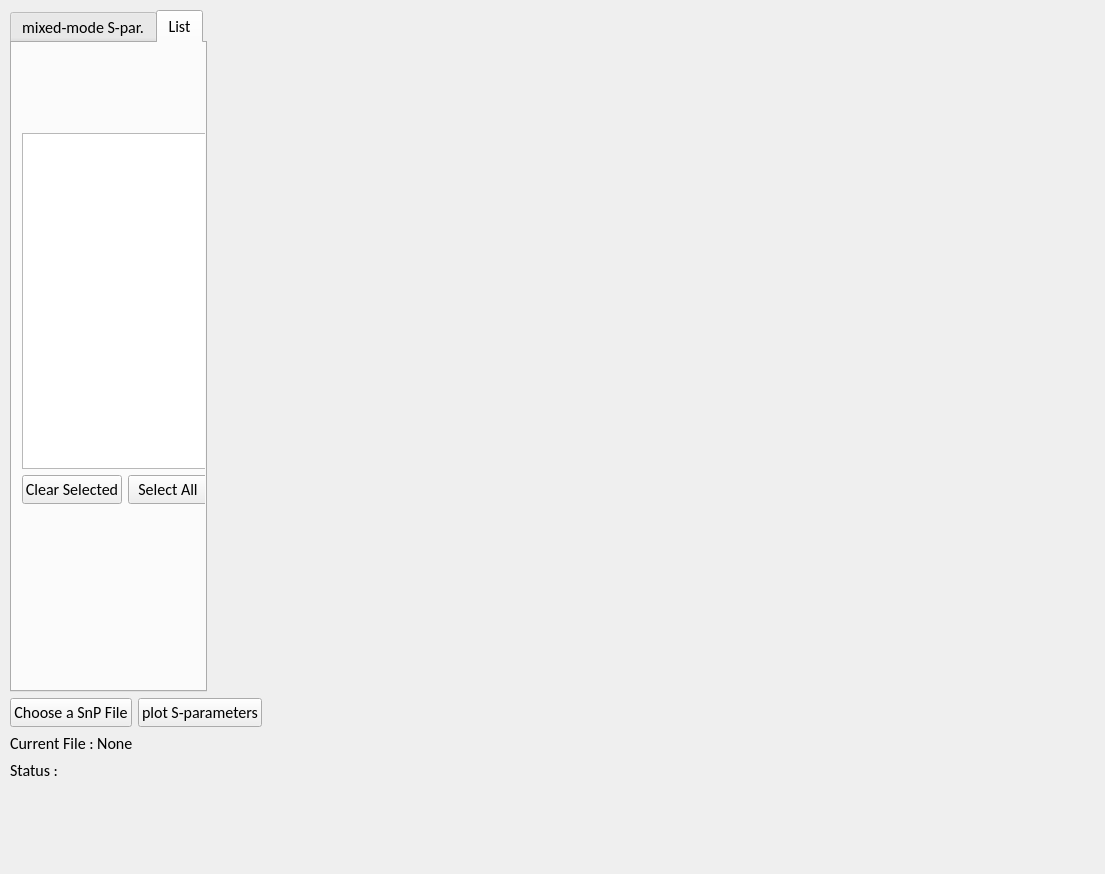
<?xml version="1.0" encoding="UTF-8"?>
<ui version="4.0">
 <class>MainWidget</class>
 <widget class="QWidget" name="MainWidget">
  <property name="geometry">
   <rect>
    <x>0</x>
    <y>0</y>
    <width>1105</width>
    <height>874</height>
   </rect>
  </property>
  <property name="font">
   <font>
    <family>Calibri</family>
    <pointsize>12</pointsize>
   </font>
  </property>
  <property name="windowTitle">
   <string>sNp</string>
  </property>
  <widget class="QWidget" name="verticalLayoutWidget_2">
   <property name="geometry">
    <rect>
     <x>0</x>
     <y>0</y>
     <width>1031</width>
     <height>791</height>
    </rect>
   </property>
   <layout class="QVBoxLayout" name="vLayout_main" stretch="0,0,0,0">
    <property name="leftMargin">
     <number>10</number>
    </property>
    <property name="topMargin">
     <number>10</number>
    </property>
    <property name="rightMargin">
     <number>10</number>
    </property>
    <property name="bottomMargin">
     <number>10</number>
    </property>
    <item>
     <layout class="QHBoxLayout" name="hLayout_Main" stretch="0,1">
      <item>
       <widget class="QTabWidget" name="tabWidget">
        <property name="currentIndex">
         <number>1</number>
        </property>
        <widget class="QWidget" name="tab_mixed_Spar">
         <attribute name="title">
          <string>mixed-mode S-par.</string>
         </attribute>
         <widget class="QWidget" name="verticalLayoutWidget">
          <property name="geometry">
           <rect>
            <x>-130</x>
            <y>90</y>
            <width>273</width>
            <height>172</height>
           </rect>
          </property>
          <layout class="QVBoxLayout" name="vLayout_tab_mixed_Spar" stretch="0,0,0,0,0,0,1">
           <item>
            <widget class="QLabel" name="label_14">
             <property name="text">
              <string>Choose the order of ports</string>
             </property>
             <property name="alignment">
              <set>Qt::AlignCenter</set>
             </property>
            </widget>
           </item>
           <item>
            <widget class="QComboBox" name="comboBox_port_order">
             <property name="currentText">
              <string>even odd</string>
             </property>
             <property name="currentIndex">
              <number>0</number>
             </property>
             <item>
              <property name="text">
               <string>even odd</string>
              </property>
             </item>
             <item>
              <property name="text">
               <string>sequential</string>
              </property>
             </item>
            </widget>
           </item>
           <item>
            <widget class="QLabel" name="label_15">
             <property name="text">
              <string>The first port of your mixed mode network</string>
             </property>
             <property name="alignment">
              <set>Qt::AlignCenter</set>
             </property>
            </widget>
           </item>
           <item>
            <widget class="QSpinBox" name="spinBox_S2M_start_port"/>
           </item>
           <item>
            <widget class="QLabel" name="label_13">
             <property name="text">
              <string>Convert S-par. to mixed mode S-par.</string>
             </property>
             <property name="alignment">
              <set>Qt::AlignCenter</set>
             </property>
            </widget>
           </item>
           <item>
            <widget class="QPushButton" name="Button_S2Mixed">
             <property name="text">
              <string>Convert</string>
             </property>
             <property name="autoDefault">
              <bool>false</bool>
             </property>
             <property name="flat">
              <bool>false</bool>
             </property>
            </widget>
           </item>
           <item>
            <spacer name="verticalSpacer">
             <property name="orientation">
              <enum>Qt::Vertical</enum>
             </property>
             <property name="sizeHint" stdset="0">
              <size>
               <width>20</width>
               <height>40</height>
              </size>
             </property>
            </spacer>
           </item>
          </layout>
         </widget>
        </widget>
        <widget class="QWidget" name="tab_list">
         <attribute name="title">
          <string>List</string>
         </attribute>
         <widget class="QWidget" name="verticalLayoutWidget_3">
          <property name="geometry">
           <rect>
            <x>10</x>
            <y>90</y>
            <width>186</width>
            <height>371</height>
           </rect>
          </property>
          <layout class="QVBoxLayout" name="vLayout_tab_list" stretch="1,0">
           <item>
            <widget class="QListView" name="listView_data">
             <property name="selectionMode">
              <enum>QAbstractItemView::MultiSelection</enum>
             </property>
            </widget>
           </item>
           <item>
            <layout class="QHBoxLayout" name="horizontalLayout" stretch="1,1">
             <item>
              <widget class="QPushButton" name="Button_clear_select">
               <property name="text">
                <string>Clear Selected</string>
               </property>
              </widget>
             </item>
             <item>
              <widget class="QPushButton" name="Button_select_all">
               <property name="text">
                <string>Select All</string>
               </property>
              </widget>
             </item>
            </layout>
           </item>
          </layout>
         </widget>
        </widget>
       </widget>
      </item>
      <item>
       <layout class="QVBoxLayout" name="vLayout_mpl"/>
      </item>
     </layout>
    </item>
    <item>
     <layout class="QHBoxLayout" name="horizontalLayout_base_function" stretch="0,0,1">
      <item>
       <widget class="QPushButton" name="Button_Read_SnP">
        <property name="text">
         <string>Choose a SnP File</string>
        </property>
        <property name="autoDefault">
         <bool>false</bool>
        </property>
        <property name="flat">
         <bool>false</bool>
        </property>
       </widget>
      </item>
      <item>
       <widget class="QPushButton" name="Button_plot">
        <property name="text">
         <string>plot S-parameters</string>
        </property>
       </widget>
      </item>
      <item>
       <spacer name="horizontalSpacer">
        <property name="orientation">
         <enum>Qt::Horizontal</enum>
        </property>
        <property name="sizeHint" stdset="0">
         <size>
          <width>40</width>
          <height>20</height>
         </size>
        </property>
       </spacer>
      </item>
     </layout>
    </item>
    <item>
     <widget class="QLabel" name="Label_Show_Opened_File">
      <property name="text">
       <string>Current File : None</string>
      </property>
      <property name="scaledContents">
       <bool>true</bool>
      </property>
      <property name="alignment">
       <set>Qt::AlignLeading|Qt::AlignLeft|Qt::AlignVCenter</set>
      </property>
     </widget>
    </item>
    <item>
     <widget class="QLabel" name="Label_Status">
      <property name="text">
       <string>Status : </string>
      </property>
      <property name="textFormat">
       <enum>Qt::AutoText</enum>
      </property>
     </widget>
    </item>
   </layout>
  </widget>
 </widget>
 <resources/>
 <connections/>
</ui>
